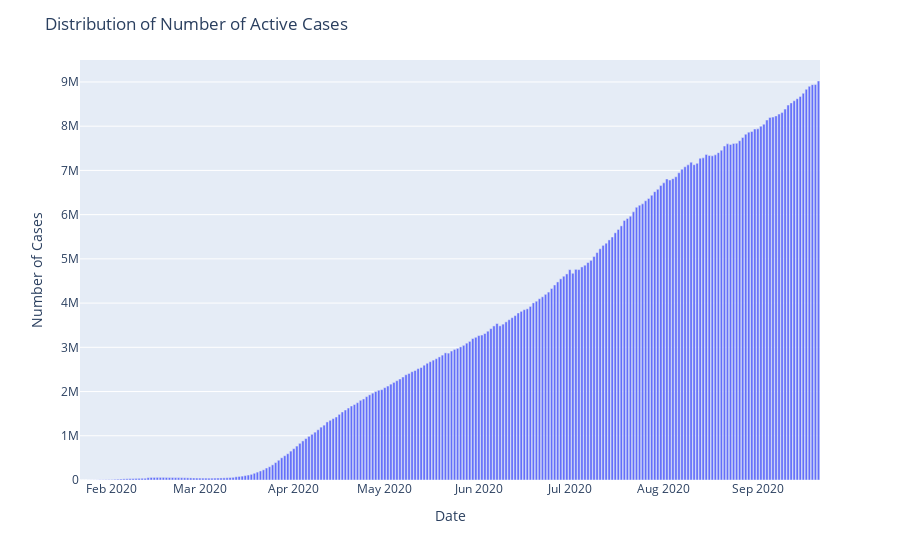

The notebook cell saved with this chart:
### Code cell
fig=px.bar(x=datewise.index,y=datewise["Confirmed"]-datewise["Recovered"]-datewise["Deaths"])
fig.update_layout(title="Distribution of Number of Active Cases",
                  xaxis_title="Date",yaxis_title="Number of Cases",)
fig.show()

### Figure 1 — Plotly figure (JSON) as saved in the notebook; plotly's stock layout.template omitted (floating-point values rounded to 4 significant figures; data arrays with more than 128 entries replaced by an {"elided": "..."} marker saying what was removed)
{"data": [{"alignmentgroup": "True", "hovertemplate": "x=%{x}<br>y=%{y}<extra></extra>", "legendgroup": "", "marker": {"color": "#636efa", "pattern": {"shape": ""}}, "name": "", "offsetgroup": "", "orientation": "v", "showlegend": false, "textposition": "auto", "type": "bar", "x": {"elided": "244 str values"}, "xaxis": "x", "y": {"elided": "244 int values"}, "yaxis": "y"}], "layout": {"barmode": "relative", "legend": {"tracegroupgap": 0}, "margin": {"t": 60}, "title": {"text": "Distribution of Number of Active Cases"}, "xaxis": {"anchor": "y", "domain": [0, 1], "title": {"text": "Date"}}, "yaxis": {"anchor": "x", "domain": [0, 1], "title": {"text": "Number of Cases"}}}}
